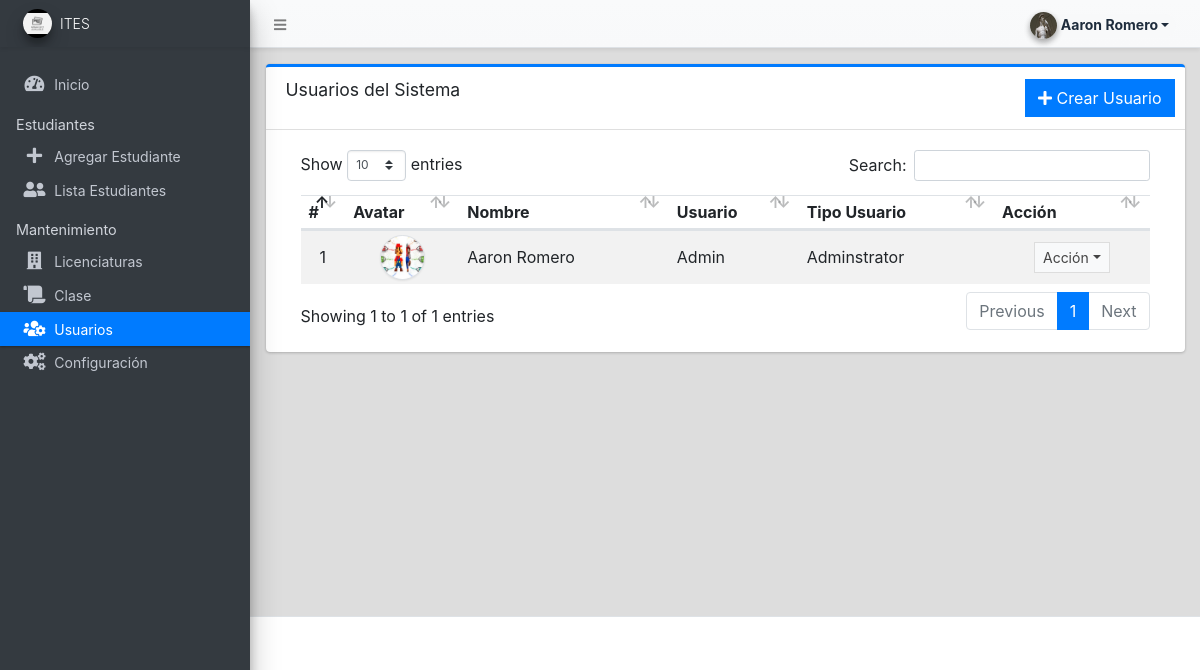
Page /admin/?page=user/list (signed in) on the committed database.
### tables this page shows
CREATE TABLE `users` (
  `id` int NOT NULL,
  `firstname` varchar(250) NOT NULL,
  `middlename` text,
  `lastname` varchar(250) NOT NULL,
  `username` text NOT NULL,
  `password` text NOT NULL,
  `avatar` text,
  `last_login` datetime DEFAULT NULL,
  `type` tinyint(1) NOT NULL DEFAULT '0',
  `status` int NOT NULL DEFAULT '1' COMMENT '0=not verified, 1 = verified',
  `date_added` datetime NOT NULL DEFAULT CURRENT_TIMESTAMP,
  `date_updated` datetime DEFAULT NULL ON UPDATE CURRENT_TIMESTAMP
);

### config.php (called while the page is built, shortened)
<?php
function validate_image($file){
	if(!empty($file)){
        $ex = explode('?',$file);
        $file = $ex[0];
        $param =  isset($ex[1]) ? '?'.$ex[1]  : '';
		if(is_file(base_app.$file)){
			return base_url.$file.$param;
		}else{
			return base_url.'dist/img/no-image-available.png';
		}
	}else{
		return base_url.'dist/img/no-image-available.png';
	}
}
?>

### admin/user/list.php (the view, shortened to what this page needs)
<div class="card card-outline card-primary">
	<div class="card-header">
		<h3 class="card-title">Usuarios del Sistema</h3>
		<div class="card-tools">
			<a href="?page=user/manage_user" class="btn btn-flat btn-primary"><span class="fas fa-plus"></span> Crear Usuario</a>
		</div>
	</div>
	<div class="card-body">
		<div class="container-fluid">
			<div class="container-fluid">
				<table class="table table-hover table-striped">
					<!-- <colgroup>
					<col width="5%">
					<col width="10%">
					<col width="20%">
					<col width="20%">
					<col width="15%">
					<col width="15%">
					<col width="10%">
				</colgroup> -->
					<thead>
						<tr>
							<th>#</th>
							<th>Avatar</th>
							<th>Nombre</th>
							<th>Usuario</th>
							<th>Tipo Usuario</th>
							<th>Acción</th>
						</tr>
					</thead>
					<tbody>
						<?php
						$i = 1;
						$qry = $conn->query("SELECT *,concat(firstname,' ',lastname) as name from `users` where id != '1' order by concat(firstname,' ',lastname) asc ");
						while ($row = $qry->fetch_assoc()) :
						?>
							<tr>
								<td class="text-center"><?php echo $i++; ?></td>
								<td class="text-center"><img src="<?php echo validate_image($row['avatar']) ?>" class="img-avatar img-thumbnail p-0 border-2" alt="user_avatar"></td>
								<td><?php echo ucwords($row['name']) ?></td>
								<td>
									<p class="m-0 truncate-1"><?php echo $row['username'] ?></p>
								</td>
								<td>
									<p class="m-0"><?php echo ($row['type'] == 1) ? "Adminstrator" : "Staff" ?></p>
								</td>
								<td align="center">
									<button type="button" class="btn btn-flat btn-default btn-sm dropdown-toggle dropdown-icon" data-toggle="dropdown">
										Acción
									</button>
								</td>
							</tr>
						<?php endwhile; ?>
					</tbody>
				</table>
			</div>
		</div>
	</div>
</div>

### admin/user/list.php (style rules this page uses)
.img-avatar { width: 45px; height: 45px; object-fit: cover; object-position: center center; border-radius: 100%; }

### rows in the picture
users: avatar (picture), name "Aaron Romero", username "Admin", type "Adminstrator"

### other values in the picture
$_settings->info('short_name') "ITES"
